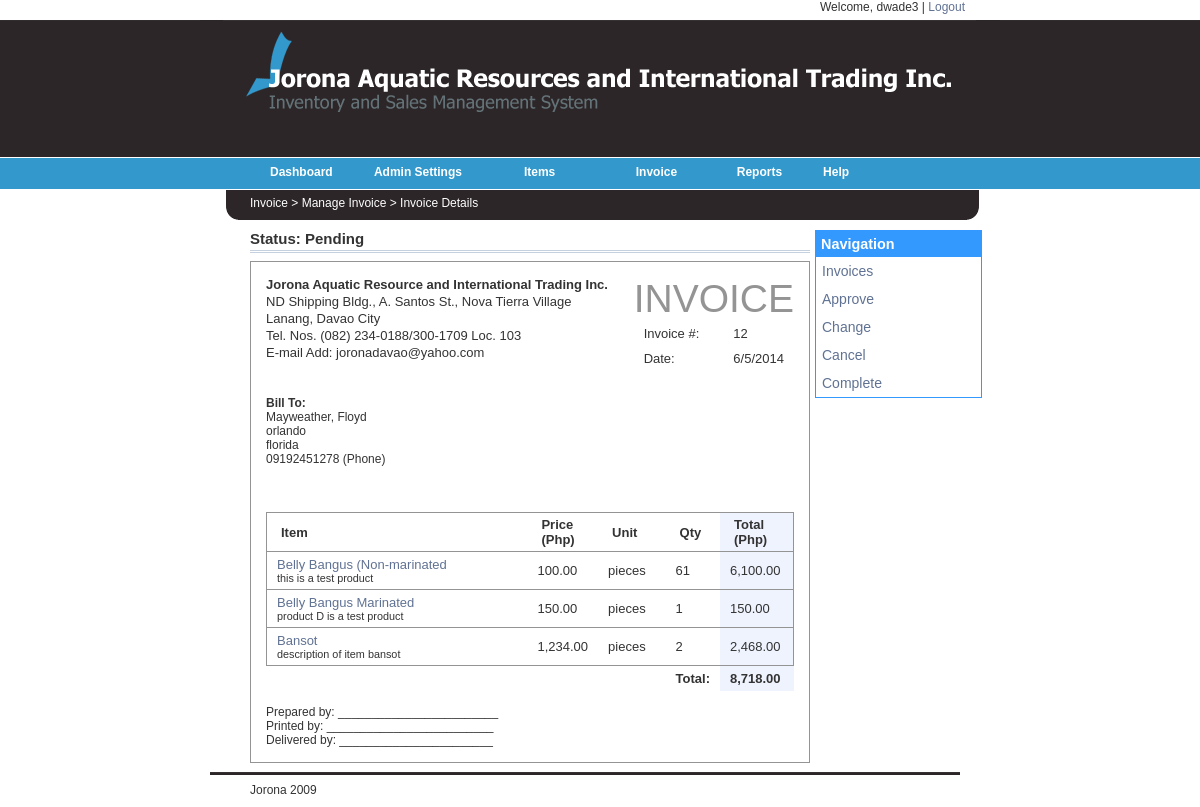
/final/invoice_details.php?oid=12 (signed in), run on the app's committed database.
### tables this page shows
CREATE TABLE IF NOT EXISTS `tbl_order` (
  `o_id` int(6) NOT NULL auto_increment,
  `o_status` smallint(2) NOT NULL,
  `o_memo` varchar(260) NOT NULL,
  `o_lastupdate` timestamp NOT NULL default CURRENT_TIMESTAMP on update CURRENT_TIMESTAMP,
  `o_total` int(7) NOT NULL,
  `userid` int(4) NOT NULL,
  `cust_id` int(5) NOT NULL,
  PRIMARY KEY  (`o_id`)
);

CREATE TABLE IF NOT EXISTS `tbl_customer` (
  `cust_id` int(4) NOT NULL auto_increment,
  `cust_fname` varchar(30) default NULL,
  `cust_lname` varchar(30) default NULL,
  `cust_email` varchar(64) NOT NULL,
  `cus_user` varchar(30) default NULL,
  `cus_pass` varchar(200) default NULL,
  `cust_address` varchar(200) NOT NULL,
  `cust_city` varchar(20) default NULL,
  `cust_type` smallint(2) NOT NULL,
  `cust_contact` varchar(15) default NULL,
  `cust_acontact` int(15) default NULL,
  `cust_question` int(2) default NULL,
  `cust_answer` varchar(40) default NULL,
  `note` varchar(900) default NULL,
  PRIMARY KEY  (`cust_id`)
);

CREATE TABLE IF NOT EXISTS `tbl_order_item` (
  `o_id` int(4) NOT NULL,
  `prod_id` int(4) NOT NULL,
  `od_qty` int(4) NOT NULL
);

CREATE TABLE IF NOT EXISTS `tbl_product` (
  `prod_id` int(4) NOT NULL auto_increment,
  `prod_name` varchar(50) NOT NULL,
  `prod_desc` text NOT NULL,
  `prod_price` int(4) NOT NULL,
  `quantity_on_hand` int(5) NOT NULL,
  `unit` int(2) NOT NULL,
  `date_added` date NOT NULL,
  `prod_state` tinyint(1) NOT NULL,
  `userid` int(4) NOT NULL,
  PRIMARY KEY  (`prod_id`)
);

### final/includes/functions.php (called while the page is built, shortened)
<?php
    function DisplayCustomerOrder($oid){
        $query = "SELECT * FROM tbl_order,  tbl_customer
                    WHERE tbl_order.o_id = $oid AND tbl_order.cust_id = tbl_customer.cust_id";
        $result = mysql_query($query);
        return $result;
    }
    function DisplayPerOrder($id){
        $query = "SELECT * FROM tbl_order_item, tbl_product, tbl_order
                    WHERE tbl_order_item.o_id=$id AND tbl_order_item.prod_id = tbl_product.prod_id AND tbl_order.o_id=$id";
        $result = mysql_query($query);
        return $result;
    }
	function GetStatus($oid){
	$query = "SELECT o_status FROM tbl_order WHERE o_id = $oid";
        $result = mysql_query($query);
		return $result;
	}
?>

### final/invoice_details.php (the view, shortened to what this page needs)
<?php include("includes/functions.php");?>
<link rel="stylesheet" href="_common/css/main.css" type="text/css" media="all">
<link href="stylesheets/sortableTable.css" rel="stylesheet" type="text/css" />
<?php include("includes/header.php");?>
<br><div id="mainMenuContent"> Invoice > Manage Invoice > Invoice Details</div></div><div> <div id="content">
<div id="Nav">
<div class="box"><div class="box-header"><b>Navigation</b></div>
<div class="box-body"><p class="t"><a href="manage_order.php">Invoices</a></p></div>
<?php
$oid = $_GET['oid'];
$result = GetStatus($oid);
while($row = mysql_fetch_array($result))
	{
		$a = $row['o_status'];
	}
		if($a=='4'){
			echo"<div class=\"box-body\"><p class=\"t\"><a href=\"process_status.php?oid=$oid&action=1001\">Cancel</a></p></div>";
			echo"<div class=\"box-body\"><p class=\"t\"><a href=\"process_status.php?oid=$oid&action=1004\">Return</a></p></div>";
		}
		elseif($a=='2'){
			echo"<div class=\"box-body\"><p class=\"t\"><a href=\"process_status.php?oid=$oid&action=1002\">Approve</a></p></div>";
			echo"<div class=\"box-body\"><p class=\"t\"><a href=\"process_status.php?oid=$oid&action=1005\">Change</a></p></div>";
			echo"<div class=\"box-body\"><p class=\"t\"><a href=\"process_status.php?oid=$oid&action=1001\">Cancel</a></p></div>";
			echo"<div class=\"box-body\"><p class=\"t\"><a href=\"process_status.php?oid=$oid&action=1003\">Complete</a></p></div>";
		}
		elseif($a=='3'){
			echo"<div class=\"box-body\"><p class=\"t\"><a href=\"process_status.php?oid=$oid&action=1005\">Change</a></p></div>";
			echo"<div class=\"box-body\"><p class=\"t\"><a href=\"process_status.php?oid=$oid&action=1003\">Complete</a></p></div>";
		}
		elseif($a=='5'){
			echo"<div class=\"box-body\"><p class=\"t\"><a href=\"process_status.php?oid=$oid&action=1005\">Change</a></p></div>";
			echo"<div class=\"box-body\"><p class=\"t\"><a href=\"process_status.php?oid=$oid&action=1003\">Complete</a></p></div>";
		}
 ?>
</div>
</div>
<div class="header">
<p class="h">Status: <?php
	$oid = $_GET['oid'];
	$result = GetStatus($oid);
	while($row1 = mysql_fetch_array($result)){
		if($row1['o_status']==1){
			echo"Approved";
			} elseif($row1['o_status']==2) {
				echo"Pending";
			} elseif($row1['o_status']==3) {
				echo"Canceled";
			} elseif($row1['o_status']==4) {
				echo"Completed";
			} elseif($row1['o_status']==5) {
				echo"Returned";
			}
	}
 ?></p>
</div>
<div id="invoice-body">
<table class="invoice-table-header">
  <tbody>
    <tr>
      <td  id="td-top" width="76%"><div id="company-address-invoice-info">
        <div id="company-address">
          <div><b>Jorona Aquatic Resource and International Trading Inc.</b></div>
          <div class="company-address">
            ND Shipping Bldg., A. Santos St., Nova Tierra Village            </div>
          <div class="company-address">Lanang, Davao City</div>
          <div class="company-address">Tel. Nos. (082) 234-0188/300-1709 Loc. 103</div>
          <div>E-mail Add: joronadavao@yahoo.com</div>
        </div>
      </div></td>
      <td width="24%" id="td-top" align="right" >
        <h12>INVOICE</h12>
        <div id="invoice-info">
          <table class="invoice-table-right">
            <tbody>
              <tr>
                <td width="63%" class="td-no-border" align="right">Invoice #:</td>
                <td width="37%" class="td-no-border"><?php $oid = $_GET['oid']; echo $oid; ?></td>
              </tr>
              <tr>
                <td class="td-no-border" align="right">Date:</td>
                <td class="td-no-border"><?php $my_t=getdate(date("U"));
                print("$my_t[mon]/$my_t[mday]/$my_t[year]"); ?></td>
              </tr>
              <tr>
                <td class="td-no-border" >&nbsp;</td>
                <td class="td-no-border">&nbsp;</td>
              </tr>
            </tbody>
          </table>
      </div></td>
    </tr>
  </tbody>
</table>
<?php
		    if(isset($_GET['oid'])){
	    $oid = $_GET['oid'];
		$r1 = DisplayCustomerOrder($oid);
		echo " <div id=\"billing-address\"><strong>Bill To:</strong>";
			while($row = mysql_fetch_array($r1)){
			echo "
				  <div>
					<div> ".$row['cust_lname'].", ".$row['cust_fname']."</div>
					<div>".$row['cust_address']."</div>
					<div>
					  <div>".$row['cust_city']."</div>
					</div>
					<div>".$row['cust_contact']." (Phone)</div>
				  </div></div><br />";
				  }
				  }
?>
<?php  $r = DisplayPerOrder($oid);
			$a=0;
			echo "
				  <table id=\"invoice-items\">
					<thead>
					  <tr>
						<th width=\"53%\" class=\"th-invoice1\">Item</th>
						<th width=\"11%\" class=\"th-invoice\">Price (Php)</th>
						<th width=\"13%\" class=\"th-invoice\">Unit</th>
						<th width=\"9%\" class=\"th-invoice\">Qty</th>
						<th width=\"14%\" class=\"th-invoice2\">Total (Php)</th>
					  </tr>
					</thead>
					<tbody>";
					while($row = mysql_fetch_array($r))
						{
						$b = $row['od_qty'] * $row['prod_price'];
						 echo"
						  <tr>
							<td class=\"td-invoice1\"><a href=\"/items/3761\">". $row['prod_name'] . "</a>
								<br><small>". $row['prod_desc'] . "</small></td>
							<td class=\"td-invoice\">". number_format($row['prod_price'],2) . "</td>";
							if($row['unit'] ==0){echo "<td class=\"td-invoice\">pieces</td>";}
							elseif($row['unit'] ==1){echo "<td class=\"td-invoice\">pack</td>";}
							echo"
							<td class=\"td-invoice\">". $row['od_qty'] . "</td>
							<td class=\"td-invoice2\">".number_format($b,2)."</td>";
							$c = $a+$b;
			    			if($c!=0){$a = $c;}
							else{$a = 0;}
						}
							echo "
						  </tr>
						  <tr>
							<td colspan=\"3\" class=\"td-total1\"></td>
							<td class=\"td-total1\" ><strong>Total:</strong></td>
							<td class=\"td-total\"><strong>".number_format($c,2)."</strong></td>";
							echo"
					  </tr>
					</tbody>
				  </table>
				<div>
				<br>
				Prepared by: ________________________<br>
				Printed by:  _________________________<br>
				Delivered by: _______________________<br>
				</div>
				</div>
				";
?>
<?php require("includes/footer.php");?>

### final/_common/css/main.css (style rules this page uses)
body { line-height: 1.5; background: #fff; margin:1.5em 0; }
table { border-collapse: separate; border-spacing: 0; }
caption, th, td { text-align: left; font-weight:400; }
body { color: black; font-family: Verdana, sans-serif; font-size: 12px; }

### final/stylesheets/sortableTable.css (style rules this page uses)
table { width: 100%; }
th { background-color: #666666; background: #eee url(../images/icon-table-sort.png) no-repeat 2px 8px; padding: 4px 4px 4px 14px; font-size: 13px; font-weight:bold; }
tr { background-color: #FFFFFF; padding: 4px; font-size: 13px; }
td { padding: 5px 10px; border-bottom: 1px solid #eee; }

### final/stylesheets/web.css (style rules this page uses)
body { margin: 0px 0px 10px 0px; padding: 0px; line-height: 200%; color: #333; font: 12px Arial, Verdana, sans-serif; background:url(../images/b_g.gif) top left repeat-x; }
#mainMenuContent { margin-left: 50px; }
#content { padding: 0px; width: 560px; background-color:#FFFFFF; margin-left:50px; margin-top: 010px; float: left; }
#Nav { padding: 0px; width: 165px; border:1px thin #3399FF; position: absolute; float: right; margin-left: 565px; margin-top: 0px; }
a { color: #607293; text-decoration: none; }
div.header { border-bottom: 3px double rgb(198, 209, 224); padding-bottom: 3px; margin-bottom: 8px; }
div.box, table.box { padding: auto; border: solid 1px #3399FF ; width: inherit; }
div.box-header, td.box-header { border: solid 1px #3399FF ; font-size: larger; color: #FFFFFF; padding: 4px; background-color: #3399FF; }
div.box-body, td.box-body { padding: 6px; border-top: 0px; }
p.h { font:arial; font-size:15px; padding:0; margin-top:0; margin-bottom:0; font-weight:bold; }
p.t { font:arial; font-size:14px; padding:0; margin-top:0; margin-bottom:0; }
#invoice-body { border: 1px solid rgb(148, 148, 148);padding: 15px; }
.invoice-table-header { display: block; margin:0px; width:100%; text-align:left; }
#td-top { vertical-align: top; padding: 0px; display: table-cell; border-bottom:none; }
#company-address-invoice-info { margin: 0px; padding: 0px; display: block; line-height: 1.3; }
#company-address { margin: 0px; padding: 0px; }
h12 { color: rgb(148, 148, 148);font-family: Arial;font-size: 3em;font-weight: normal;text-align: right; padding:0px; }
.invoice-table-right { border-bottom:none; }
.td-no-border { border-bottom:none }
#invoice-items { margin-top: 2em;text-align: center;width: 100%;border-spacing: 0px 0px;border-collapse: collapse;border-color: gray;display: table; }
.th-invoice { background-image:none; background-color:#FFFFFF;border-bottom: 1px solid rgb(148, 148, 148);border-top: 1px solid rgb(148, 148, 148); }
.th-invoice1 { background-image:none; background-color:#FFFFFF;border-left: 1px solid rgb(148, 148, 148);border-top: 1px solid rgb(148, 148, 148);border-bottom: 1px solid rgb(148, 148, 148); }
.th-invoice2 { background-image:none; background-color:#FFFFFF;border-right: 1px solid rgb(148, 148, 148);border-top: 1px solid rgb(148, 148, 148);border-bottom: 1px solid rgb(148, 148, 148);background-color: rgb(239, 243, 254); }
.td-invoice { background-color:#FFFFFF;border-bottom: 1px solid rgb(148, 148, 148);border-top: 1px solid rgb(148, 148, 148); }
.td-invoice1 { background-color:#FFFFFF;border-left: 1px solid rgb(148, 148, 148);border-top: 1px solid rgb(148, 148, 148);border-bottom: 1px solid rgb(148, 148, 148); }
.td-invoice2 { background-color:#FFFFFF;border-right: 1px solid rgb(148, 148, 148);border-top: 1px solid rgb(148, 148, 148);border-bottom: 1px solid rgb(148, 148, 148);background-color: rgb(239, 243, 254); }
.td-total { background-color:#FFFFFF;background-color: rgb(239, 243, 254); border-bottom:none; }
.td-total1 { background-color:#FFFFFF; border-bottom:none; }

### data on the page
tbl_order: o_status "Pending", cust.cust_lname "Mayweather", cust.cust_fname "Floyd", cust.cust_address "orlando", cust.cust_city "florida", cust.cust_contact "09192451278"
tbl_order_item: prod.prod_name "Belly Bangus (Non-marinated", prod.prod_desc "this is a test product", prod.prod_price "100.00", od_qty "61", od_qty.prod_price "6,100.00"
tbl_order_item: prod.prod_name "Belly Bangus Marinated", prod.prod_desc "product D is a test product", prod.prod_price "150.00", od_qty "1", od_qty.prod_price "150.00"
tbl_order_item: prod.prod_name "Bansot", prod.prod_desc "description of item bansot", prod.prod_price "1,234.00", od_qty "2", od_qty.prod_price "2,468.00"

### other printed values
$_SESSION['username'] "dwade3"
$oid "12"
$my_t[mon] "6"
$my_t[mday] "5"
$my_t[year] "2014"
$c "8,718.00"
